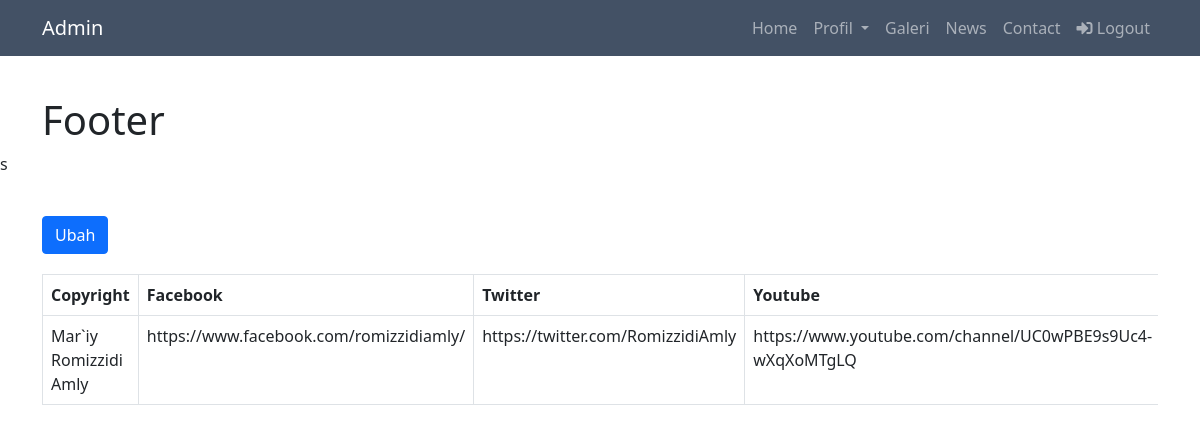
The page /CRUD/footer.php (signed in) on the database its author committed.
### tables this page shows
CREATE TABLE `footer` (
  `id` int(20) NOT NULL,
  `copyright` varchar(100) NOT NULL,
  `fb` varchar(100) DEFAULT NULL,
  `twitter` varchar(100) DEFAULT NULL,
  `yt` varchar(100) DEFAULT NULL,
  `ig` varchar(100) DEFAULT NULL
);

### CRUD/footer.php (the view, shortened to what this page needs)
<!doctype html>
<?php require 'head.php';?>
<?php require 'header.php';?>
                <div class="container section">
                    <div class="row mb-2">
                        <div class="col-sm-6">
                            <h1 class="m-0">Footer</h1>
                        </div>
                    </div>
                </div>
            s
            <section class="content">
                <div class="container ">
                    <div class="row">
                        <div class="col-md-12">
                            <div class="panel-body">
                                <div class="table-responsive">
                                    <table class="table table-bordered table-hover">
                                        <thead>
                                            <tr>
                                                <th scope="col">Copyright</th>
                                                <th scope="col">Facebook</th>
                                                <th scope="col">Twitter</th>
                                                <th scope="col">Youtube</th>
                                            </tr>
                                        </thead>
                                        <tbody>
                                            <?php
                                        $koneksi = koneksiDatabase();
                                        $data = mysqli_query($koneksi, "SELECT * FROM footer");
                                        while ($row = mysqli_fetch_array($data)){
                                        ?>
                                            <tr>
                                                <td><?= $row['copyright'];?></td>
                                                <td><?= $row['fb'];?></td>
                                                <td><?= $row['twitter'];?></td>
                                                <td><?= $row['yt'];?></td>
                                                <a href="update-footer.php?&id=<?= $row["id"]; ?>" class="btn btn-primary" style="margin-bottom:20px;">Ubah</a>
                                            </tr>
                                            <?php $i++;
                                            }
                                            ?>
                                        </tbody>
                                    </table>
                                </div>
                            </div>
                        </div>
                    </div>
                </div>
            </section>
</body>
</html>

### CRUD/style.css (style rules this page uses)
.container .btn { margin-top: 40px; }
.section { margin-top: 40px; }

### rows shown on the page
footer: copyright "Mar`iy Romizzidi Amly", fb "https://www.facebook.com/romizzidiamly/", twitter "https://twitter.com/RomizzidiAmly", yt "https://www.youtube.com/channel/UC0wPBE9s9Uc4-wXqXoMTgLQ"
